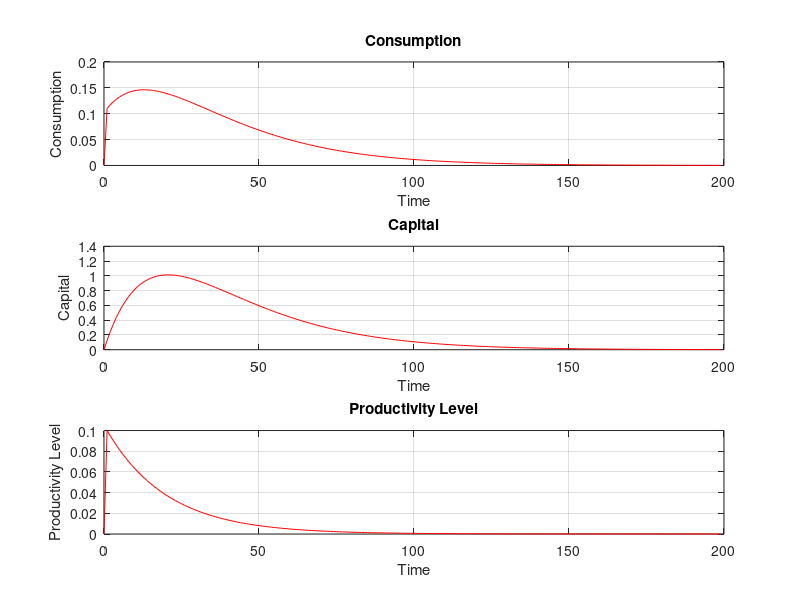

This chart was generated by the following MATLAB code:
%Params

alpha = 0.36;
beta = 0.95;
delta = 0.025;
sigma = 2;
rho = 0.95;

save params_model alpha beta delta sigma rho

%Analytical Steady State
z_b = 1;
k_b = ((1/beta - 1 + delta)/alpha)^(1/(alpha-1));
c_b = k_b^alpha-delta*k_b;

%Solutions at steady state
uc = c_b^(-sigma);
ucc = -sigma*c_b^(-sigma-1);
fk = alpha*k_b^(alpha-1)+1-delta;
fkk = alpha*(alpha-1)*k_b^(alpha-2);
fkz = alpha*k_b^(alpha-1);
fz = k_b^alpha;


A = [1/beta -1
    -((uc*fkk)/ucc) 1+(beta*uc*fkk)/ucc];

B = [fz
    -beta*uc/ucc*(fkk*fz+fkz*rho)]

[V,D] = eig(A);

%Sorting Values and vectors

[E, ind] = sort(diag(D));
DS = diag(E)
VS = V(:,ind)
IV = inv(VS);

C = IV*B

% Calculate policy functions
c_k = -IV(2,1)/IV(2,2)
c_z = -C(2)/((DS(2,2)-rho)*IV(2,2))

k_k = 1/beta + IV(2,1)/IV(2,2)
k_z = fz + C(2)/((DS(2,2)-rho)*IV(2,2))

% Simulate

T = 200;
ve = .1;

et = zeros(T,1);
et(2) = ve;

CT = zeros(T,1);
KT = zeros(T,1);
ZT = zeros(T,1);

for i=1:T-1;
    ZT(i+1) = rho*ZT(i)+et(i+1);
    CT(i+1) = c_k*KT(i) + c_z*ZT(i+1);
    KT(i+1) = k_k*KT(i) + k_z*ZT(i+1);
end;

figure;
subplot(3,1,1);
plot(0:T-1, CT, 'r', 'DisplayName', 'Consumption');
title('Consumption');
ylabel('Consumption');
xlabel('Time');
grid on;

subplot(3,1,2);
plot(0:T-1, KT, 'r', 'DisplayName', 'Capital');
title('Capital');
ylabel('Capital');
xlabel('Time');
grid on;

subplot(3,1,3);
plot(0:T-1, ZT, 'r', 'DisplayName', 'Productivity Level');
title('Productivity Level');
ylabel('Productivity Level');
xlabel('Time');
grid on;